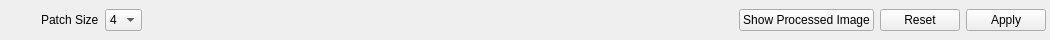
<?xml version="1.0" encoding="UTF-8"?>
<ui version="4.0">
 <class>barCriminisi</class>
 <widget class="QWidget" name="barCriminisi">
  <property name="enabled">
   <bool>true</bool>
  </property>
  <property name="geometry">
   <rect>
    <x>0</x>
    <y>0</y>
    <width>1050</width>
    <height>40</height>
   </rect>
  </property>
  <property name="sizePolicy">
   <sizepolicy hsizetype="Expanding" vsizetype="Preferred">
    <horstretch>0</horstretch>
    <verstretch>0</verstretch>
   </sizepolicy>
  </property>
  <property name="minimumSize">
   <size>
    <width>0</width>
    <height>40</height>
   </size>
  </property>
  <property name="maximumSize">
   <size>
    <width>16777215</width>
    <height>40</height>
   </size>
  </property>
  <property name="windowTitle">
   <string>Criminisi Parameters Toolbar</string>
  </property>
  <layout class="QHBoxLayout" name="horizontalLayout">
   <property name="topMargin">
    <number>2</number>
   </property>
   <property name="rightMargin">
    <number>4</number>
   </property>
   <property name="bottomMargin">
    <number>2</number>
   </property>
   <item>
    <widget class="QLabel" name="label_5">
     <property name="minimumSize">
      <size>
       <width>24</width>
       <height>24</height>
      </size>
     </property>
     <property name="maximumSize">
      <size>
       <width>24</width>
       <height>24</height>
      </size>
     </property>
     <property name="text">
      <string/>
     </property>
     <property name="pixmap">
      <pixmap>:/icons/Harris.png</pixmap>
     </property>
     <property name="scaledContents">
      <bool>true</bool>
     </property>
    </widget>
   </item>
   <item>
    <widget class="QLabel" name="label_2">
     <property name="text">
      <string>Patch Size</string>
     </property>
     <property name="buddy">
      <cstring>uiComboBoxPatchSize</cstring>
     </property>
    </widget>
   </item>
   <item>
    <widget class="QComboBox" name="uiComboBoxPatchSize">
     <property name="currentText">
      <string>4</string>
     </property>
     <property name="currentIndex">
      <number>1</number>
     </property>
     <item>
      <property name="text">
       <string>3</string>
      </property>
     </item>
     <item>
      <property name="text">
       <string>4</string>
      </property>
     </item>
     <item>
      <property name="text">
       <string>5</string>
      </property>
     </item>
     <item>
      <property name="text">
       <string>7</string>
      </property>
     </item>
     <item>
      <property name="text">
       <string>9</string>
      </property>
     </item>
    </widget>
   </item>
   <item>
    <spacer name="horizontalSpacer">
     <property name="orientation">
      <enum>Qt::Horizontal</enum>
     </property>
     <property name="sizeHint" stdset="0">
      <size>
       <width>40</width>
       <height>20</height>
      </size>
     </property>
    </spacer>
   </item>
   <item>
    <widget class="QPushButton" name="uiPushButtonShowProcessedImage">
     <property name="sizePolicy">
      <sizepolicy hsizetype="Minimum" vsizetype="Fixed">
       <horstretch>0</horstretch>
       <verstretch>0</verstretch>
      </sizepolicy>
     </property>
     <property name="toolTip">
      <string>Show Processed Image</string>
     </property>
     <property name="text">
      <string>Show Processed Image</string>
     </property>
     <property name="icon">
      <iconset resource="../icon_src.qrc">
       <normaloff>:/icons/view-grid.svg</normaloff>:/icons/view-grid.svg</iconset>
     </property>
     <property name="checkable">
      <bool>false</bool>
     </property>
    </widget>
   </item>
   <item>
    <widget class="QDialogButtonBox" name="uiButtonBox">
     <property name="sizePolicy">
      <sizepolicy hsizetype="Fixed" vsizetype="Fixed">
       <horstretch>0</horstretch>
       <verstretch>0</verstretch>
      </sizepolicy>
     </property>
     <property name="toolTip">
      <string>Reset Parameters to Their Default Values</string>
     </property>
     <property name="standardButtons">
      <set>QDialogButtonBox::Apply|QDialogButtonBox::Reset</set>
     </property>
    </widget>
   </item>
  </layout>
 </widget>
 <resources>
  <include location="../icon_src.qrc"/>
 </resources>
 <connections/>
</ui>
